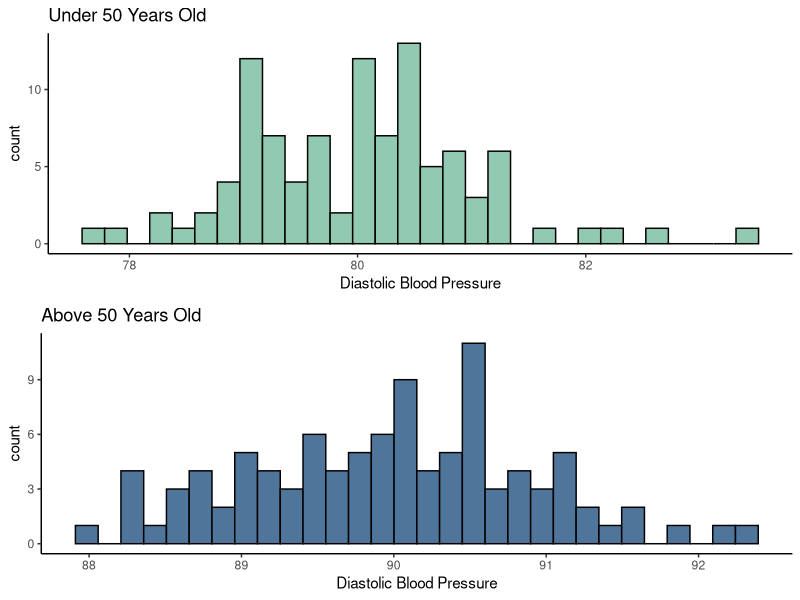

Generate this figure with R:
## ---- chunk 1
knitr::opts_chunk$set(echo = TRUE)
## ---- chunk 2
library(ggplot2)
library(dplyr)
library(gridExtra)
## ---- chunk 3
under50 <- rnorm(100, mean = 80, sd = 1)
under50 <- as.data.frame(under50)
above50 <- rnorm(100, mean = 90, sd = 1)
above50 <- as.data.frame(above50)
## ---- chunk 4
P1 <- ggplot(under50, aes(x = under50)) +
  geom_histogram(color = "black", fill = "#92C9B1") +
  theme_classic() +
  xlab("Diastolic Blood Pressure") +
  ggtitle("Under 50 Years Old")

P2 <- ggplot(above50, aes(x = above50)) +
  geom_histogram(color = "black", fill = "#4F759B") +
  theme_classic() +
  xlab("Diastolic Blood Pressure") +
  ggtitle("Above 50 Years Old")

grid.arrange(P1, P2)
## ---- chunk 5
shapiro.test(under50$under50)
shapiro.test(above50$above50)
## ---- chunk 6
var.test(under50$under50, above50$above50)
## ---- chunk 7
testOut <- t.test(under50$under50, above50$above50, var.equal = TRUE)
testOut
